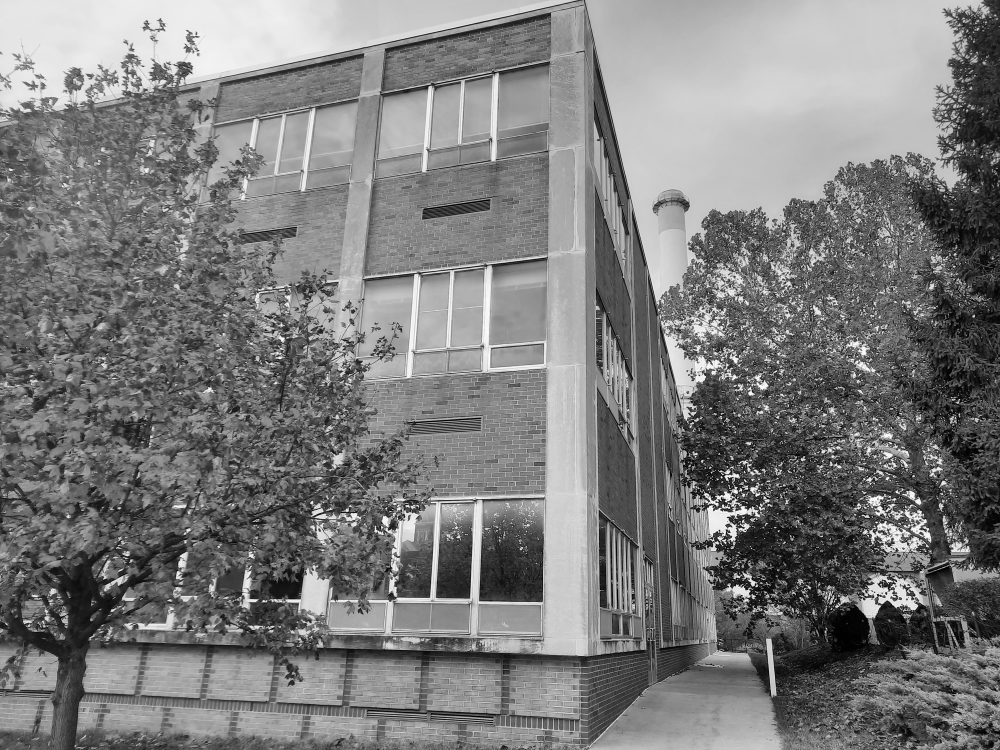
#> input picture HW6/images/Naka1_small.tif, 2000 x 1500 px (shown at 1/2 size)
$ python edge_detection.py
#> lines starting #> are read from the running program, lines starting #| are printed output that depends on the picture
#> further down, image is the input picture: shape (1500, 2000, 3); min 0, max 255, mean 124.6
import cv2
import cv2 as cv
import numpy as np
import matplotlib.pyplot as plt


def show_image(image: np.ndarray, name: str = "Image"):
    """
    Shows an image using OpenCV
    :param image:
    :param name:
    :return:
    """
    cv.imshow(name, image)
    cv.waitKey(0)
    cv.destroyAllWindows()


def main(image: np.ndarray, scale: int = 3):
#> called with scale = 3
    sobelx = cv.Sobel(image, cv.CV_64F, 1, 0, ksize=scale)
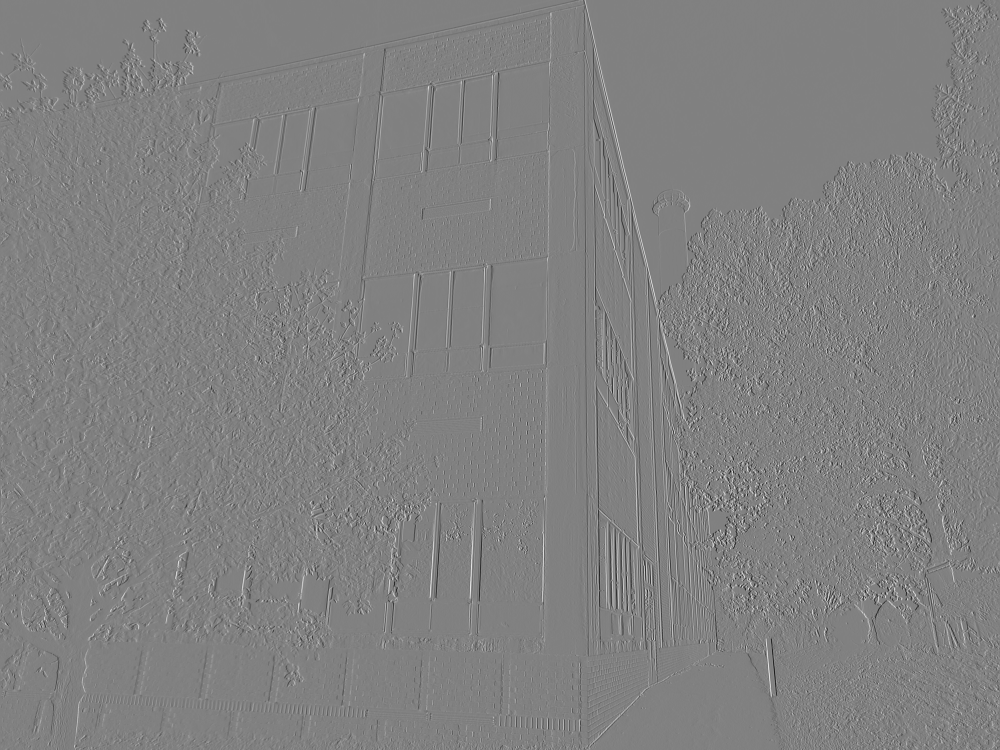
#> sobelx: shape (1500, 2000, 3) float64 (shown at 1/2 size); min -971, max 949, mean -0.2; drawn with min black and max white
    sobely = cv.Sobel(image, cv.CV_64F, 0, 1, ksize=scale)

    magnitude = cv2.magnitude(sobelx, sobely, None)
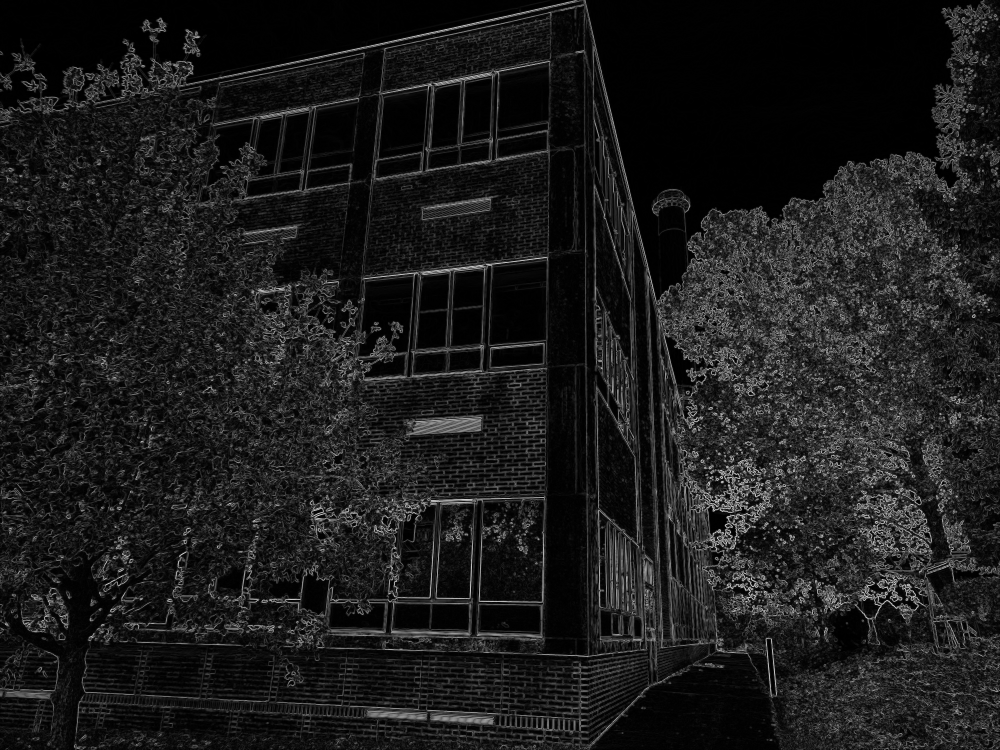
#> magnitude: shape (1500, 2000, 3) float64 (shown at 1/2 size); min 0, max 985.3, mean 108.1; drawn with min black and max white
    orientation_radians = np.arctan2(sobely, sobelx)
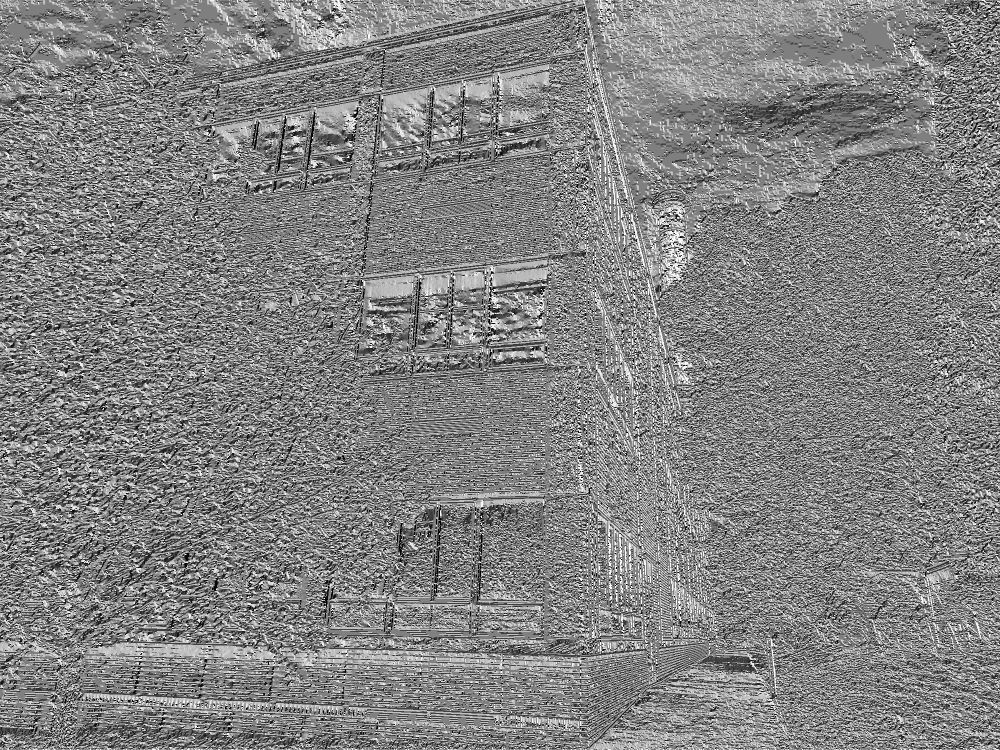
#> orientation_radians: shape (1500, 2000, 3) float64 (shown at 1/2 size); min -3.14, max 3.14, mean 0.0774; drawn with min black and max white
    orientation = np.rad2deg(orientation_radians) % 360
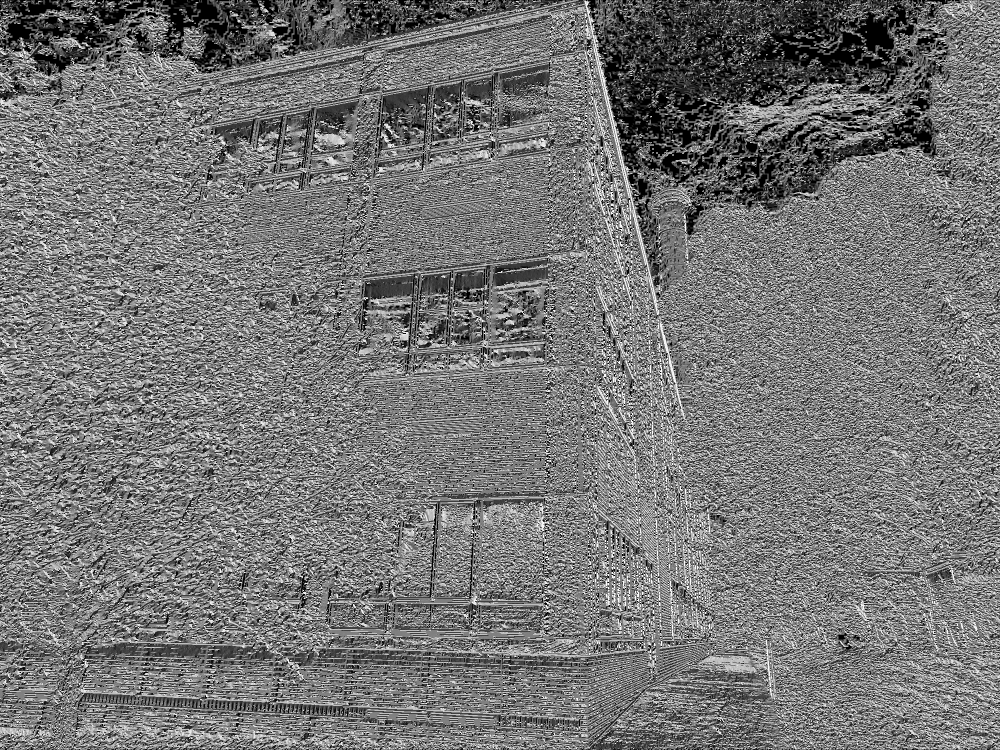
#> orientation: shape (1500, 2000, 3) float64 (shown at 1/2 size); min 0, max 359.9, mean 165.8; drawn with min black and max white

    histogram, _ = np.histogram(orientation, bins=359, range=(1, 360))
#> histogram = 359 values, max 170988 at index 89, min 5715 at index 133, mean 23420.7

    show_image(image, "Original")
    show_image(cv2.normalize(sobelx, None, 0.0, 255.0, cv2.NORM_MINMAX, cv.CV_8U), "Sobel X")
    show_image(cv2.normalize(sobely, None, 0.0, 255.0, cv2.NORM_MINMAX, cv.CV_8U), "Sobel Y")
    show_image(cv2.normalize(magnitude, None, 0.0, 255.0, cv2.NORM_MINMAX, cv.CV_8U), "Magnitude")
    show_image(cv2.normalize(orientation, None, 0.0, 255.0, cv2.NORM_MINMAX, cv.CV_8U), "Orientation")

    plt.plot(histogram)
    plt.show()
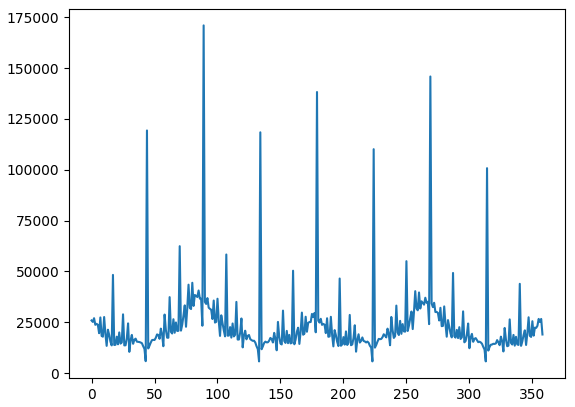
#> figure drawn by matplotlib, 1 panel; curve peaks at x = 89, y = 170988


if __name__ == '__main__':
    image = cv.imread("../images/Naka1_small.tif")

    main(image, 3)
    # main(image, 11)
